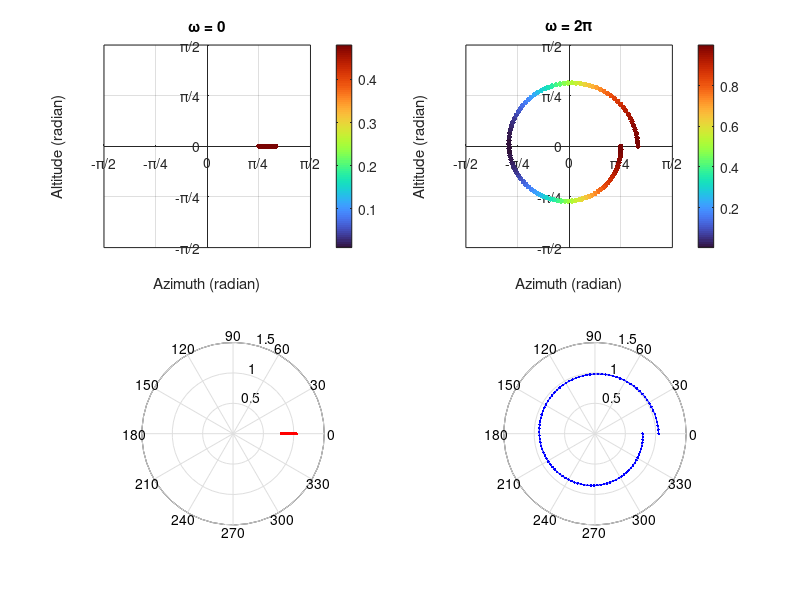
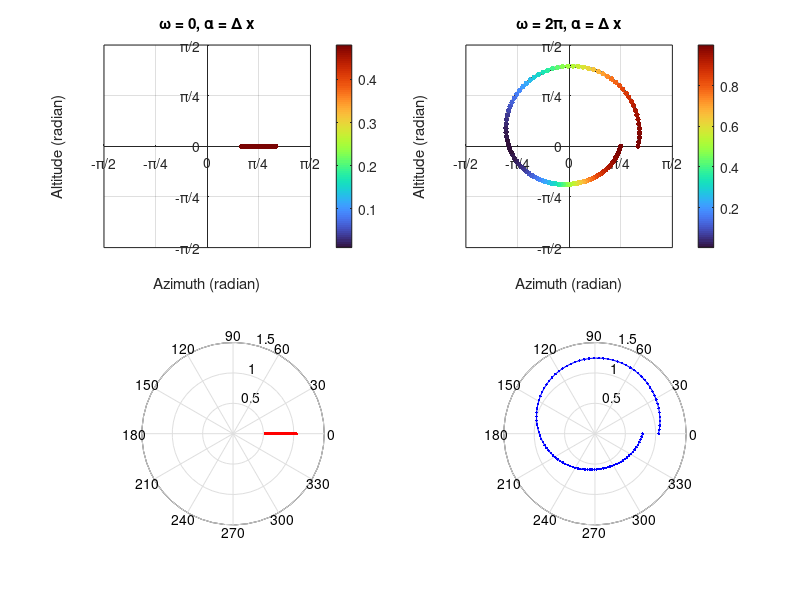

Recreate these plots in MATLAB, in order.
%%%%%%%%%%%%%%%%%%%%%%%%%%%%%%%%%%%%%%%%%%%%%%%%%%%%%%%%%%%%%%%%%%%%%%%%%%%%
% Company:  HSSS Science
% Author:   Nghi Nguyen
% Website:  https://www.hsss.science/
% Repo:     https://github.com/NghiHsss/Hsss-Science-Public
% Release:  MIT License
% Date:     7 Febuary 2023
% Version:  1.00
%
%   Program for converting Polar coordinate of celestial body into 2D Cartesian
%   FOV in radian form, and its concentric to travel vector. Calulate relativistic
%   Doppler shift from Peak Radiance Wavelength and plot relative shift by color.
%
% Program for converting Polar coordinate of celestial body into 2D Cartesian
%   FOV in radian form, and its concentric to travel vector
%
%   Cartesian (x,y) = to Polar 2D
%   https://www.mathworks.com/help/matlab/ref/cart2pol.html
%     [theta,rho] = cart2pol(x,y)
%     transforms corresponding elements of the two-dimensional Cartesian
%     coordinate arrays x and y into polar coordinates theta and rho.
%     theta = atan2(y,x)  angle between X to vector
%     rho   = sqrt(x.^2 + y.^2) distance vector 2D
%
%   Polar to Cartesian 2D
%   https://www.mathworks.com/help/matlab/ref/pol2cart.html
%     [x,y] = pol2cart(theta,rho)
%     transforms corresponding elements of the polar coordinate arrays
%     theta and rho to two-dimensional Cartesian, or xy, coordinates.
%%%%%%%%%%%%%%%%%%%%%%%%%%%%%%%%%%%%%%%%%%%%%%%%%%%%%%%%%%%%%%%%%%%%%%%%%%%%
clear all;
clc;

% Inputs for Traveling Speed 0.5C
beta = 0.5; % beta = v/c
gamma = 1/sqrt(1-beta^2); % Lorentz factor

%%%%%%%%%%%%%%%%%%%%%%%%%%%%%%%%%%%%%%%%%%%%%%
% \omega = 0
%%%%%%%%%%%%%%%%%%%%%%%%%%%%%%%%%%%%%%%%%%%%%%


% Inputs for Star References, in 2D Cartesian(azimuth, altitude)
s1_az = 45 * pi/180;  % deg to radian
s1_al = 0 * pi/180;

s1_freq = 700;  %%%% Peak Radiance Wavelength sample 700 nm (RED COLOR)

s2_az = 60 * pi/180;
s2_al = 0 * pi/180;

s2_freq = beta*s1_freq;

% Create changes array
ds_az = linspace(s1_az, s2_az);
ds_al = linspace(s1_al, s2_al);

%%%%%%%%%%%%% Set up for coloring based on dopplar shift %%%%%%%%%%%%%%%%%
% based on the highest range of dopplar shift seen, define the
% min and max lambda shift values for defining the ends of the color scale
dw_theta = linspace(0, -2*pi);    % add rotation for 2pi rate
dw_lambda = s1_freq * cos(dw_theta)*sqrt(1-1/gamma^2);
% max and min of d_lambda for bounds of color map
d_lambda_max = max(dw_lambda);
d_lambda_min = min(dw_lambda);
%%%%%%%%%%%%%%%%%%%%%%%%%%%%%%%%%%%%%%%%%%%%%%%%%%%%%%%%%%%%%%%%%%%%%%%%

% Create Polar array
[ds_theta,ds_rho] = cart2pol(ds_az,ds_al);

% Calculate dopplar shift
%s1_freq is labmda of reference star 1
ds_lambda = s1_freq * cos(ds_theta)*sqrt(1-1/gamma^2);
% max and min of d_lambda for bounds of color map

% Plot output for 2D FOV
figure(1)
subplot(2,2,1);
p1 = plot(ds_az, ds_al, 'k.-', 'LineWIdth', 2);

% This function only works in Matlab and not Octave
% p1.Color(4) = 0.5; % make line 50% transparent so can see markers better.

hold on
n = length(ds_az);
colors = linspace(d_lambda_min, d_lambda_max, n); % evenly space lambda for determining the colors
color = colormap(turbo(n)); % Generate vector with n elements from the turbo colormaP
% To relate colors to lambda shift, need to plot markers 1 at a time in a
% loop
for i = 1:length(ds_az)
    % compute color_value based on the lambda shift
    % find the index in colors array that's closes to the current d_lambda value
    [~, idx] = min(abs((colors-ds_lambda(i))));
    % since colors array is made to match up in length to the colormap, we
    % can use that index in the colormap
    scatter(ds_az(i), ds_al(i), 15, color(idx, :), 'filled')
end
colorbar()
hold off
axis([-pi/2 pi/2 -pi/2 pi/2]);
set(gca, 'XAxisLocation', 'origin');
set(gca, 'YAxisLocation', 'origin');

xticks([-pi/2 -pi/4 0 pi/4 pi/2]);
xticklabels({'-\pi/2','-\pi/4','0','\pi/4','\pi/2'});
yticks([-pi/2 -pi/4 0 pi/4 pi/2]);
yticklabels({'-\pi/2','-\pi/4','0','\pi/4','\pi/2'});

grid on;
xlabel('Azimuth (radian)');
ylabel('Altitude (radian)');
title('\omega = 0');

%%%%%%%%%%%%%%%%%%%%%%%%%%%%%%%%%%%%%%%%%%%%%%
% \omega = 2*pi
%%%%%%%%%%%%%%%%%%%%%%%%%%%%%%%%%%%%%%%%%%%%%%
[theta_s1,rho_s1] = cart2pol(s1_az,s1_al); % convert to Polar form
[theta_s2,rho_s2] = cart2pol(s2_az,s2_al);

% Create changes array in polar
dw_theta = linspace(0, -2*pi);    % add rotation for 2pi rate
dw_rho = linspace(rho_s1,rho_s2); % change distance from s1 to s2 in polar form

[dw_az,dw_al] = pol2cart(dw_theta, dw_rho); % convert to Cartesian 2D

% Calculate dopplar shift
%s1_freq is labmda of reference star 1
dw_lambda = s1_freq * cos(dw_theta)*sqrt(1-1/gamma^2);

% Plot output for 2D FOV with omega rate = 2pi
subplot(2,2,2);
p1 = plot(dw_az, dw_al, 'k.-', 'LineWIdth', 2);

% This function only works in Matlab and not Octave
% p1.Color(4) = 0.5; % make line 50% transparent so can see markers better

n = length(dw_az);
colors = linspace(d_lambda_min, d_lambda_max, n); % evenly space lambda for determining the colors
color = colormap(turbo(n)); % Generate vector with n elements from the turbo colormaP
hold on
% To relate colors to lambda shift, need to plot markers 1 at a time in a
% loop
for i = 1:length(dw_az)
    % compute color_value based on the lambda shift
    % find the index in colors array that's closes to the current d_lambda value
    [~, idx] = min(abs((colors-dw_lambda(i))));
    % since colors array is made to match up in length to the colormap, we
    % can use that index in the colormap
    scatter(dw_az(i), dw_al(i), 15, color(idx, :), 'filled')
end
colorbar()
hold off
axis([-pi/2 pi/2 -pi/2 pi/2]);
set(gca, 'XAxisLocation', 'origin');
set(gca, 'YAxisLocation', 'origin');

xticks([-pi/2 -pi/4 0 pi/4 pi/2]);
xticklabels({'-\pi/2','-\pi/4','0','\pi/4','\pi/2'});
yticks([-pi/2 -pi/4 0 pi/4 pi/2]);
yticklabels({'-\pi/2','-\pi/4','0','\pi/4','\pi/2'});

grid on;
xlabel('Azimuth (radian)');
ylabel('Altitude (radian)');
title('\omega = 2\pi');

%% Plot Polar
subplot(2,2,3);
% n = length(ds_theta);
% color = colormap(turbo(n)); % Generate vector with n elements from the turbo colormap.
polar(ds_theta,ds_rho, 'r.-');

% Another method to plot using polarscatter function, not working with colorbar
% p2.Color(4) = 0.5; % make line 50% transparent so can see markers better
% hold on;
% polarscatter(ds_theta,ds_rho, 15, color, 'filled');
% colorbar();
% hold off;

subplot(2,2,4);
polar(dw_theta,dw_rho, 'b.-');

%%%%%%%%%%%%%%%%%%%%%%%%%%%%%%%%%%%%%%%%%%%%%%
% \omega = 0, \apha = \delta x
%%%%%%%%%%%%%%%%%%%%%%%%%%%%%%%%%%%%%%%%%%%%%%
% Create changes array in polar
da_theta = linspace(0, 0);  % no omega rotation
r = beta * (rho_s2-rho_s1); % distance linear by beta speed
da_rho = rho_s1 - sin(linspace(0,2*pi))*2*r; % change distance from s1 to s2 in polar form

[da_az,da_al] = pol2cart(da_theta,da_rho); % convert to Cartesian 2D


% Calculate dopplar shift
%s1_freq is labmda of reference star 1
da_lambda = s1_freq * cos(da_theta)*sqrt(1-1/gamma^2);
% max and min of d_lambda for bounds of color map


% Plot output for 2D FOV
figure(2)
subplot(2,2,1);
p1 = plot(da_az, da_al, 'k.-', 'LineWIdth', 2);

% This function only works in Matlab and not Octave
%p1.Color(4) = 0.5; % make line 50% transparent so can see markers better

n = length(da_az);
colors = linspace(d_lambda_min, d_lambda_max, n); % evenly space lambda for determining the colors
color = colormap(turbo(n)); % Generate vector with n elements from the turbo colormaP
hold on
% To relate colors to lambda shift, need to plot markers 1 at a time in a
% loop
for i = 1:length(da_az)
    % compute color_value based on the lambda shift
    % find the index in colors array that's closes to the current d_lambda value
    [~, idx] = min(abs((colors-da_lambda(i))));
    % since colors array is made to match up in length to the colormap, we
    % can use that index in the colormap
    scatter(da_az(i), da_al(i), 15, color(idx, :), 'filled')
end
colorbar()
hold off
axis([-pi/2 pi/2 -pi/2 pi/2]);
set(gca, 'XAxisLocation', 'origin');
set(gca, 'YAxisLocation', 'origin');

xticks([-pi/2 -pi/4 0 pi/4 pi/2]);
xticklabels({'-\pi/2','-\pi/4','0','\pi/4','\pi/2'});
yticks([-pi/2 -pi/4 0 pi/4 pi/2]);
yticklabels({'-\pi/2','-\pi/4','0','\pi/4','\pi/2'});

grid on;
xlabel('Azimuth (radian)');
ylabel('Altitude (radian)');
title('\omega = 0, \alpha = \Delta x');

%%%%%%%%%%%%%%%%%%%%%%%%%%%%%%%%%%%%%%%%%%%%%%
% \omega = 2*pi, \alpha = \delta x
%%%%%%%%%%%%%%%%%%%%%%%%%%%%%%%%%%%%%%%%%%%%%%
[theta_s1,rho_s1] = cart2pol(s1_az,s1_al); % convert to Polar form
[theta_s2,rho_s2] = cart2pol(s2_az,s2_al);

% Create changes array in polar
dwa_theta = linspace(0, -2*pi);    % add rotation for 2pi rate
dwa_rho = da_rho + linspace(0,rho_s2-rho_s1);

[dwa_az,dwa_al] = pol2cart(dwa_theta,dwa_rho); % convert to Cartesian 2D

% Calculate dopplar shift
%s1_freq is labmda of reference star 1
dwa_lambda = s1_freq * cos(dwa_theta)*sqrt(1-1/gamma^2);
% max and min of d_lambda for bounds of color map

dwa_lambda_max = max(dwa_lambda);
dwa_lambda_min = min(dwa_lambda);

% Plot output for 2D FOV with omega rate = 2pi
subplot(2,2,2);
p1 = plot(dwa_az, dwa_al, 'k.-', 'LineWIdth', 2);

% This function only works in Matlab and not Octave
%p1.Color(4) = 0.5; % make line 50% transparent so can see markers better

n = length(dwa_az);
colors = linspace(d_lambda_min, d_lambda_max, n); % evenly space lambda for determining the colors
color = colormap(turbo(n)); % Generate vector with n elements from the turbo colormaP
hold on
% To relate colors to lambda shift, need to plot markers 1 at a time in a
% loop
for i = 1:length(dwa_az)
    % compute color_value based on the lambda shift
    % find the index in colors array that's closes to the current d_lambda value
    [~, idx] = min(abs((colors-dw_lambda(i))));
    % since colors array is made to match up in length to the colormap, we
    % can use that index in the colormap
    scatter(dwa_az(i), dwa_al(i), 15, color(idx, :), 'filled')
end
colorbar()
hold off
axis([-pi/2 pi/2 -pi/2 pi/2]);
set(gca, 'XAxisLocation', 'origin');
set(gca, 'YAxisLocation', 'origin');

xticks([-pi/2 -pi/4 0 pi/4 pi/2]);
xticklabels({'-\pi/2','-\pi/4','0','\pi/4','\pi/2'});
yticks([-pi/2 -pi/4 0 pi/4 pi/2]);
yticklabels({'-\pi/2','-\pi/4','0','\pi/4','\pi/2'});

grid on;
xlabel('Azimuth (radian)');
ylabel('Altitude (radian)');
title('\omega = 2\pi, \alpha = \Delta x');
%
% % Plot output on Polar 2D
subplot(2,2,3);
polar(da_theta,da_rho, 'r.-');
subplot(2,2,4);
polar(dwa_theta,dwa_rho, 'b.-');





